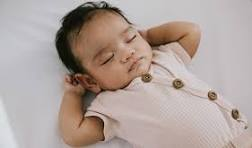
#> input picture src/download (1).jpg, 252 x 148 px
$ python -i train_high_epoch_model.py   (imports and definitions only)   (older library calls are emulated)
#> lines starting #> are read from the running program, lines starting #| are printed output that depends on the picture; after the words box and inside, x2 and y2 are one past the last pixel; in counts of white or black regions, pixels touching at a corner belong together
"""High-epoch (1000) scikit-learn model for jaundice detection with deeper pattern learning."""
from __future__ import annotations

import argparse
import json
import logging
from datetime import datetime
from pathlib import Path
from typing import Dict, Tuple

import cv2
import joblib
import numpy as np
from sklearn.ensemble import RandomForestClassifier, GradientBoostingClassifier, VotingClassifier
from sklearn.metrics import accuracy_score, classification_report, confusion_matrix, roc_auc_score
from sklearn.model_selection import train_test_split, cross_val_score, GridSearchCV
from sklearn.preprocessing import StandardScaler
from sklearn.svm import SVC
from xgboost import XGBClassifier

MODEL_DIR = Path(__file__).resolve().parent
HIGH_EPOCH_MODEL_PATH = MODEL_DIR / "high_epoch_sklearn_model.joblib"
HIGH_EPOCH_META_PATH = MODEL_DIR / "high_epoch_sklearn_meta.json"
DATASET_ROOT = Path(__file__).resolve().parents[2] / "Dataset"
ALLOWED_EXT = {".jpg", ".jpeg", ".png", ".bmp", ".webp"}

# [4 lines not run here, left out]
logger = logging.getLogger(__name__)


def extract_features(image_path: Path) -> np.ndarray:
    """Extract comprehensive features from image."""
#> called with image_path = '../../src/download (1).jpg'
    img = cv2.imread(str(image_path))
#> img is the input picture: shape (148, 252, 3); mean B, G, R 155.8, 161.8, 176.2
    if img is None:
        raise ValueError(f"Could not read image: {image_path}")

    img_rgb = cv2.cvtColor(img, cv2.COLOR_BGR2RGB)
    img_hsv = cv2.cvtColor(img, cv2.COLOR_BGR2HSV)
#> img_hsv: shape (148, 252, 3); mean H, S, V 67.2, 40.7, 177.1
    img_lab = cv2.cvtColor(img, cv2.COLOR_BGR2LAB)
#> img_lab: shape (148, 252, 3); mean of channels 0, 1, 2 171.5, 132.7, 133.5

    features = []

    # Color features
    for channel, name in [(img_rgb, "RGB"), (img_hsv, "HSV"), (img_lab, "LAB")]:
        for i in range(3):
            channel_data = channel[:, :, i]
            features.extend([
                np.mean(channel_data),
                np.std(channel_data),
                np.median(channel_data),
                np.percentile(channel_data, 25),
                np.percentile(channel_data, 75),
                np.min(channel_data),
                np.max(channel_data)
            ])
#> this loop made 3 passes
#> name on passes 1 to 3: 'RGB', 'HSV', 'LAB'
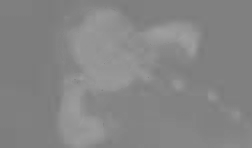
#> channel_data: shape (148, 252); min 123, max 160, mean 133.5
#> after the loop, features = 63 values, max 255 at index 34, min 0 at index 5, mean 118.7

    # Yellow tint detection (critical for jaundice)
    yellow_mask = (img_hsv[:, :, 0] >= 20) & (img_hsv[:, :, 0] <= 30) & (img_hsv[:, :, 1] >= 50)
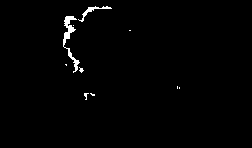
#> yellow_mask: shape (148, 252) bool; 1.1% white; 10 white regions (8 under 20 px), largest, box (x1, y1, x2, y2) and area: (63, 16, 80, 73) 264, (78, 6, 112, 22) 100
    yellow_ratio = np.sum(yellow_mask) / yellow_mask.size
#> yellow_ratio = 0.0112
    features.extend([
        yellow_ratio,
        np.mean(img_hsv[yellow_mask, 0]) if np.any(yellow_mask) else 0,
        np.mean(img_hsv[yellow_mask, 1]) if np.any(yellow_mask) else 0,
        np.mean(img_hsv[yellow_mask, 2]) if np.any(yellow_mask) else 0
    ])

    # Texture features
    gray = cv2.cvtColor(img, cv2.COLOR_BGR2GRAY)
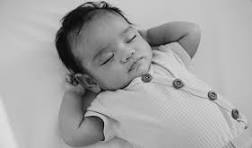
#> gray: shape (148, 252); min 1, max 239, mean 165.4
    laplacian_var = cv2.Laplacian(gray, cv2.CV_64F).var()
#> laplacian_var = 427.5
    features.append(laplacian_var)

    # Sobel gradients
    sobel_x = cv2.Sobel(gray, cv2.CV_64F, 1, 0, ksize=3)
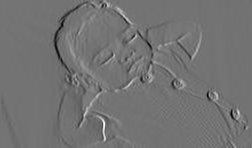
#> sobel_x: shape (148, 252) float64; min -550, max 665, mean -0.5; drawn with min black and max white
    sobel_y = cv2.Sobel(gray, cv2.CV_64F, 0, 1, ksize=3)
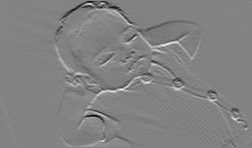
#> sobel_y: shape (148, 252) float64; min -649, max 618, mean -1.1; drawn with min black and max white
    features.extend([
        np.mean(np.abs(sobel_x)),
        np.mean(np.abs(sobel_y)),
        np.std(sobel_x),
        np.std(sobel_y)
    ])

    # Histogram features
    for i, channel in enumerate([img_rgb[:, :, i] for i in range(3)]):
        hist = cv2.calcHist([channel], [0], None, [256], [0, 256])
        hist = hist.flatten() / hist.sum()
        features.extend([
            np.max(hist),
            np.argmax(hist),
            np.sum(hist[:50]),  # Dark pixels
            np.sum(hist[200:])  # Bright pixels
        ])
#> this loop made 3 passes
#> after the loop, features = 84 values, max 427.5 at index 67, min 0 at index 5, mean 105.2

    return np.array(features)


# [241 lines left out: functions load_dataset, create_high_epoch_model, evaluate_model, main, not called in this run]


# [2 lines not run here, left out]

>>> result = extract_features('../../src/download (1).jpg')
#> result has the same summary as features in extract_features
